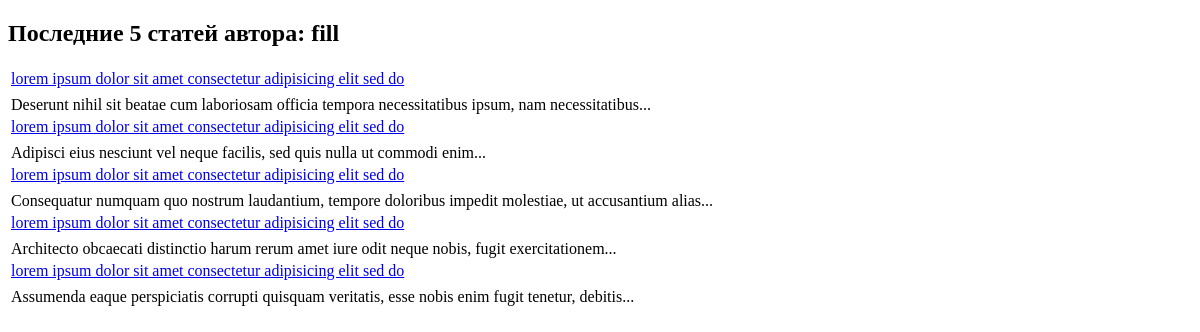
Page /articles/2/ on the earlier database version.
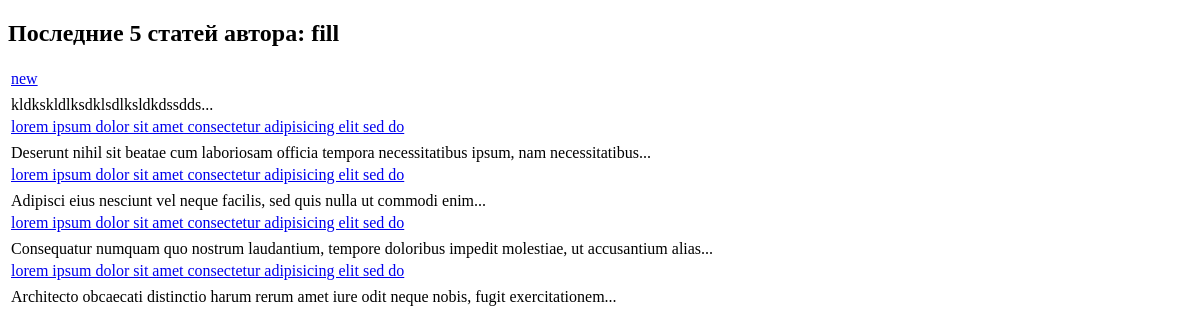
Same page on the later database version.
### blog_app/models.py (models this page shows, shortened)
class Article(models.Model):
    title = models.CharField(max_length=200)
    text = models.TextField()
    date_of_creation = models.DateTimeField(auto_now_add=True)
    author = models.ForeignKey(Author, on_delete=models.CASCADE)
    category = models.CharField(max_length=200)
    views = models.IntegerField(default=0)
    published = models.BooleanField(default=False)
    def get_absolute_url(self):
        return reverse('post_full',kwargs={'article_id': self.pk})
    def get_summary(self):
        words = str(self.text).split()
        return f'{" ".join(words[:12])}...'

### blog_app/views.py (the view)
# urls.py: path('<int:author_id>/', views.author_posts, name='author_posts'),
def author_posts(request, author_id):
    author = get_object_or_404(Author, pk=author_id)
    articles = Article.objects.filter(author=author, published=True).order_by('-id')[:5]
    num = len(articles)
    return render(request, 'blog_app/index.html', {'author': author, 'articles': articles, 'num': num})

### blog_app/templates/blog_app/index.html (shortened to what this page needs)
{% extends 'blog_app/base.html' %}
{% block content %}
<h2>Последние {{ num }} статей автора: {{ author.name }}</h2>
<table>
{% for article in articles %}
<tr>
    <td><a href="{{ article.get_absolute_url }}">{{ article.title }}</a></td></tr>
    <tr> <td></td></tr>
<tr><td>{{ article.get_summary }}</td></tr>
{% endfor %}
</table>
{% endblock %}

Differences in the rows shown:
no longer on this page (row unchanged): Article: title "lorem ipsum dolor sit amet consectetur adipisicing elit sed do", get_summary "Assumenda eaque perspiciatis corrupti quisquam veritatis, esse nobis enim fugit tenetur, debitis..."
added Article: title "new", get_summary "kldkskldlksdklsdlksldkdssdds..."
